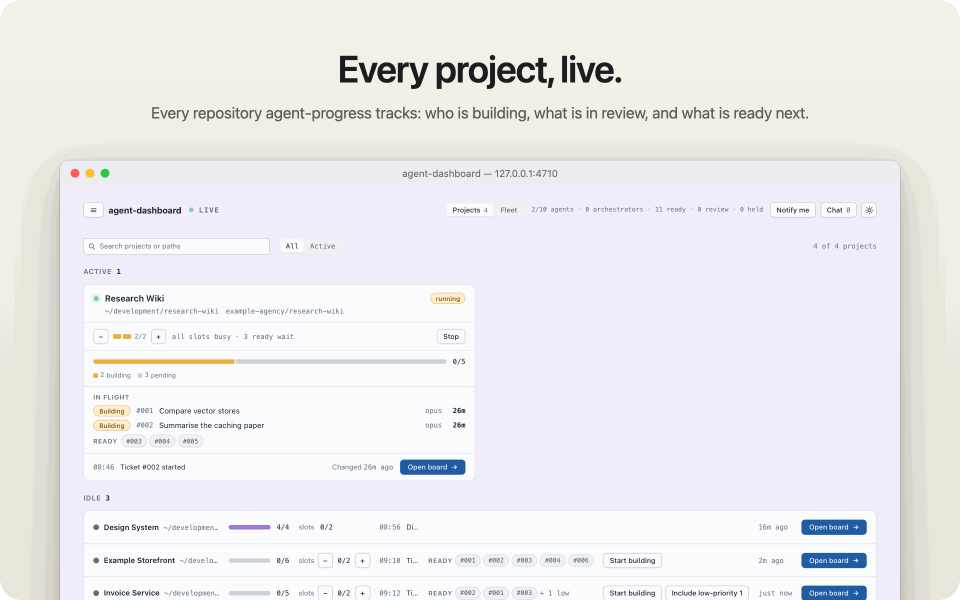
#> input picture docs/images/panel-watch.gif, 1920 x 1200 px, given in place of panel-watch.png, which was not available (shown at 1/2 size)
$ python -i compose.py   (imports and definitions only)
#> lines starting #> are read from the running program, lines starting #| are printed output that depends on the picture; after the words box and inside, x2 and y2 are one past the last pixel; in counts of white or black regions, pixels touching at a corner belong together; pictures that were not available may be replaced by others from this repository, and a replacement may not be noted
"""The README graphics' layout: which dashboard views the director photographs, how the panels, window frames, terminal and
diagram are composed from them, and how the animated hero is assembled.

Usage: python3 compose.py base-jobs|pages|hero-gif|optimise|sheet <build folder>
"""
import html
import json
import os
import sys

from PIL import Image

HERE = os.path.dirname(os.path.abspath(__file__))
REPOSITORY = os.path.dirname(HERE)

VIEWPORT_WIDTH = 1440
STOREFRONT_BOARD = '#/projects/example-storefront'

PANEL_WIDTH = 1280
PANEL_HEIGHT = 800
PANEL_SCALE = 1.5
WINDOW_WIDTH = 1120
WINDOW_TOP = 214
WINDOW_BAR_HEIGHT = 34
# The window runs this far past the panel's bottom edge, so it reads as standing on it rather than ending inside it.
WINDOW_OVERHANG = 40
WINDOW_CONTENT_HEIGHT = PANEL_HEIGHT - WINDOW_TOP - WINDOW_BAR_HEIGHT + WINDOW_OVERHANG
# Each view is photographed at the window's own proportions, so its whole height fills the panel window.
VIEWPORT_HEIGHT = round(WINDOW_CONTENT_HEIGHT * VIEWPORT_WIDTH / WINDOW_WIDTH)
FRAME_SCALE = 1.5

HERO_ANIMATION_FIRST_FRAME_MILLISECONDS = 900
HERO_ANIMATION_FRAME_MILLISECONDS = 260
HERO_ANIMATION_LAST_FRAME_MILLISECONDS = 3000
GIF_TRANSPARENT_INDEX = 255

PANELS = [
    {'name': 'panel-watch', 'theme': 'light', 'headline': 'Every project, live.',
     'subhead': 'Every repository agent-progress tracks: who is building, what is in review, and what is ready next.',
     'layers': [{'image': 'overview-light.png'}]},
    {'name': 'panel-fleet', 'theme': 'light', 'headline': 'The whole fleet in one table.',
     'subhead': 'Each crew, its slots and its queue on one line, and what needs you in a column beside them.',
     'layers': [{'image': 'fleet-light.png'}]},
    {'name': 'panel-board', 'theme': 'light', 'headline': 'Each board, one click away.',
     'subhead': 'The project’s own agent-progress page, with its crew, slots and run controls above it.',
     'layers': [{'image': 'board-light.png'}]},
    {'name': 'panel-chat', 'theme': 'dark', 'headline': 'Answer your agents in one place.',
     'subhead': 'Every orchestrator and product owner, the questions waiting for you, and the context behind each one.',
     'layers': [{'image': 'chat-dark.png'}]},
    {'name': 'panel-product-owner', 'theme': 'light', 'headline': 'File tickets by talking.',
     'subhead': 'Start a product owner beside the orchestrator; it files the tickets you agree on through the agent-progress CLI.',
     'layers': [{'image': 'crew-light.png'}]},
    {'name': 'panel-themes', 'theme': 'split', 'headline': 'Light or dark. Your call.',
     'subhead': 'One choice shared with every board it embeds: follow the system, or pick Light or Dark.',
     'layers': [{'image': 'overview-light.png'}, {'image': 'overview-dark.png', 'split': True}]},
]

FRAMES = [
    ('frame-overview-light', 'light', 'overview-light.png'),
    ('frame-overview-dark', 'dark', 'overview-dark.png'),
    ('frame-board-dark', 'dark', 'board-dark.png'),
]

PALETTES = {
    'light': {'background': 'linear-gradient(180deg,#F4F1EA 0%,#ECE7DC 100%)', 'headline': '#1D1D1F', 'subhead': '#5F5E5A',
              'windowBar': '#ECECEC', 'windowTitle': '#6E6E73', 'windowBorder': 'rgba(0,0,0,.12)'},
    'split': {'background': 'linear-gradient(115deg,#F4F1EA 50%,#1C1D22 50%)', 'headline': '#1D1D1F', 'subhead': '#5F5E5A',
              'windowBar': '#ECECEC', 'windowTitle': '#6E6E73', 'windowBorder': 'rgba(0,0,0,.14)'},
    'dark': {'background': 'linear-gradient(180deg,#26272E 0%,#151519 100%)', 'headline': '#F5F5F7', 'subhead': '#A1A1A6',
             'windowBar': '#2C2C31', 'windowTitle': '#98989D', 'windowBorder': 'rgba(255,255,255,.10)'},
}
# The split background's edge at 115deg, as the percentages where it crosses the top and bottom of the window's content box.
SPLIT_ANGLE_TANGENT = 0.4663
WINDOW_TITLE = 'agent-dashboard — 127.0.0.1:4710'
FONT = "-apple-system,BlinkMacSystemFont,'SF Pro Display','Segoe UI',Helvetica,Arial,sans-serif"
MONO_FONT = "'SF Mono',ui-monospace,Menlo,Consolas,monospace"

TERMINALS = {
    'terminal-setup': {'title': 'zsh — agent-dashboard', 'lines': [
        ('prompt', '~/development/agent-dashboard', './setup.sh'),
        ('blank',), ('bold', '1/4 Dependencies (bun install)'), ('ok', 'dependencies installed (bun install in ~/development/agent-dashboard)'),
        ('blank',), ('bold', '2/4 The pre-commit hook (git config core.hooksPath)'), ('ok', 'core.hooksPath set to .githooks'),
        ('blank',), ('bold', '3/4 The global agent-dashboard command (bun link)'), ('ok', 'agent-dashboard is on your PATH (~/.bun/bin/agent-dashboard)'),
        ('blank',), ('bold', '4/4 Where claude and agent-progress live (executables.json)'), ('ok', 'claude found at ~/.local/bin/claude'),
        ('ok', 'agent-progress found at ~/.bun/bin/agent-progress'),
        ('ok', 'recorded in ~/.agent-progress-monitor/agent-dashboard/executables.json, for a dashboard server started without them on PATH'),
        ('blank',), ('bold', 'Tooling ready.'),
    ]},
    'terminal-open': {'title': 'zsh — ~', 'lines': [
        ('prompt', '~', 'agent-dashboard'),
        ('plain', 'Started the dashboard server at http://127.0.0.1:4710'),
        ('prompt', '~', 'agent-dashboard status'),
        ('plain', 'The dashboard server runs at http://127.0.0.1:4710, its board pages at http://127.0.0.1:4711 (pid 48213, version 0.1.0).'),
        ('prompt', '~', 'agent-dashboard stop'),
        ('plain', 'Stopped the dashboard server at http://127.0.0.1:4710 (pid 48213).'),
    ]},
}
TERMINAL_WIDTH = 860
# A line longer than the window wraps under itself, so the window's height is measured from the page, not counted.
TERMINAL_MAXIMUM_HEIGHT = 900
TERMINAL_LINE_HEIGHT = 21
TERMINAL_PADDING = 18


# [12 lines left out: functions write_json, write_page, not called in this run]


def window_scale():
    return PANEL_SCALE * WINDOW_WIDTH / VIEWPORT_WIDTH


# [23 lines left out: function base_jobs, not called in this run]


def image_layer(layer_image, window_width):
    return f'<img src="../shots/{layer_image}" style="position:absolute;left:0;top:0;width:{window_width}px">'


# [4 lines left out: function window_markup, not called in this run]


PANEL_WINDOW_SHADOW = '0 24px 60px rgba(0,0,0,.22),0 6px 18px rgba(0,0,0,.10)'
FRAME_WINDOW_SHADOW = '0 22px 50px rgba(0,0,0,.20),0 5px 14px rgba(0,0,0,.08)'


# [7 lines left out: function window_styles, not called in this run]


def split_text(light, dark):
    return (f'background:linear-gradient(115deg,{light} 50%,{dark} 50%) fixed;-webkit-background-clip:text;'
            'background-clip:text;color:transparent')


# [38 lines left out: functions split_clip_polygon, panel_page, not called in this run]


FRAME_BORDERS = {'light': 'rgba(0,0,0,.12)', 'dark': 'rgba(255,255,255,.12)'}


# [79 lines left out: functions frame_page, terminal_line_markup, terminal_page, transparent_job, pages, svg_size, not called in this run]


def assemble_hero_animation(build):
    """panel-watch.png with each animation frame laid into its window, the panel's rounded corners kept transparent."""
#> called with build = '../docs/images/panel-board.png'
    panel = Image.open(f'{build}/images/panel-watch.png').convert('RGBA')
#> panel is the input picture: PIL image 1920x1200 RGBA; mean R, G, B, A 236.8, 234.7, 236.8, 254.8
    window_left = round((PANEL_WIDTH - WINDOW_WIDTH) // 2 * PANEL_SCALE)
    content_top = round((WINDOW_TOP + WINDOW_BAR_HEIGHT) * PANEL_SCALE)
    content_size = (round(WINDOW_WIDTH * PANEL_SCALE), panel.height - content_top)
#> content_size = (1680, 828)
    frame_folder = f'{build}/hero-frames'
    frame_paths = sorted(os.path.join(frame_folder, name) for name in os.listdir(frame_folder) if name.endswith('.png'))
    composed = []
    for path in frame_paths:
        frame = Image.open(path).convert('RGBA')
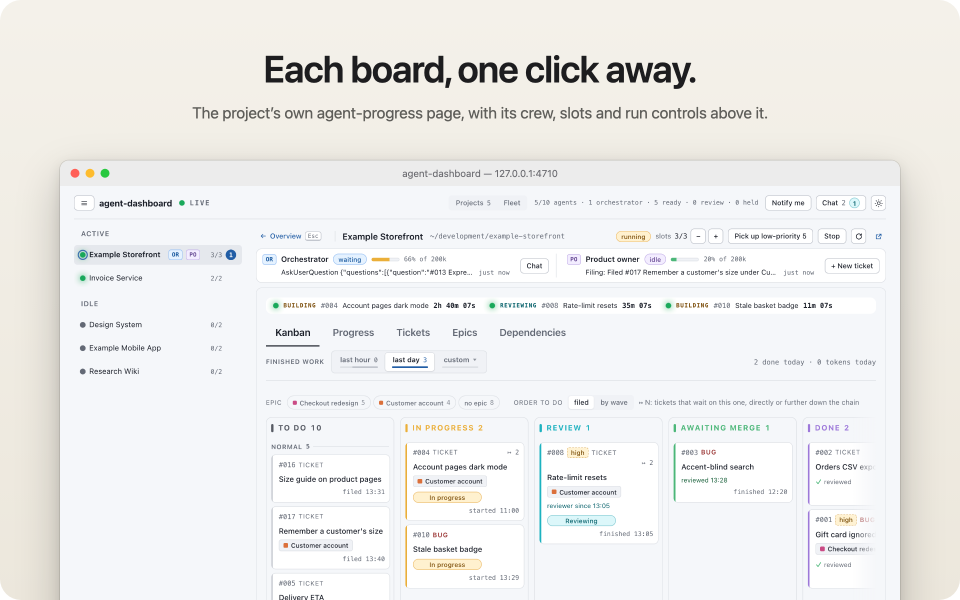
#> input picture docs/images/panel-board.png, 1920 x 1200 px, given as the content of the folder ../docs/images/panel-board.png/hero-frames, which was not available (shown at 1/2 size)
#> frame is the input picture: PIL image 1920x1200 RGBA; mean R, G, B, A 237.8, 237.7, 236.2, 254.8
        frame = frame.resize((content_size[0], round(frame.height * content_size[0] / frame.width)), Image.LANCZOS).crop((0, 0, *content_size))
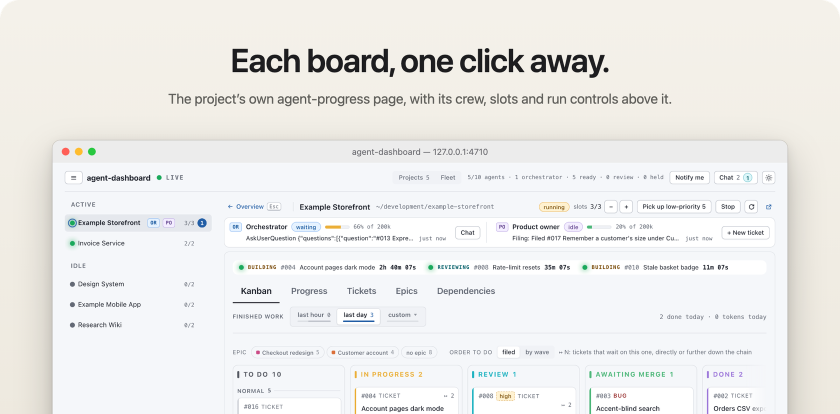
#> frame: PIL image 1680x828 RGBA (shown at 1/2 size); mean R, G, B, A 236.8, 236.5, 234.6, 254.9; transparent parts drawn white
        canvas = panel.copy()
        canvas.paste(frame, (window_left, content_top))
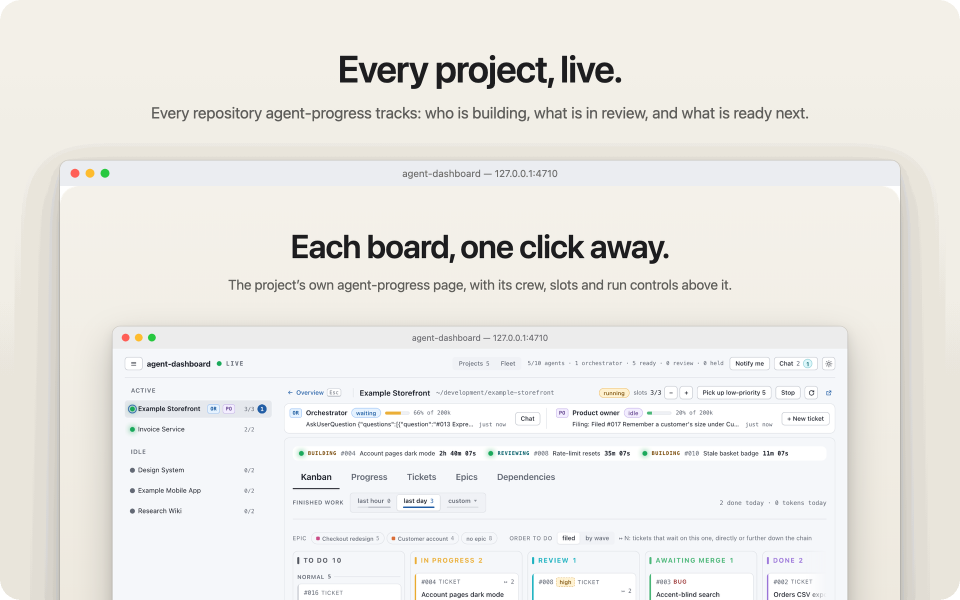
#> canvas: PIL image 1920x1200 RGBA (shown at 1/2 size); mean R, G, B, A 235.1, 233.8, 229.9, 254.8; transparent parts drawn white
        canvas.putalpha(panel.getchannel('A'))
        composed.append(canvas)
    sampled = composed[::4] + [composed[-1]]
#> sampled = 2 items
    montage = Image.new('RGB', (panel.width, panel.height * len(sampled)))
#> montage: PIL image 1920x2400 RGB; every value is 0
    for index, frame in enumerate(sampled):
        montage.paste(frame.convert('RGB'), (0, index * panel.height))
#> this loop made 2 passes
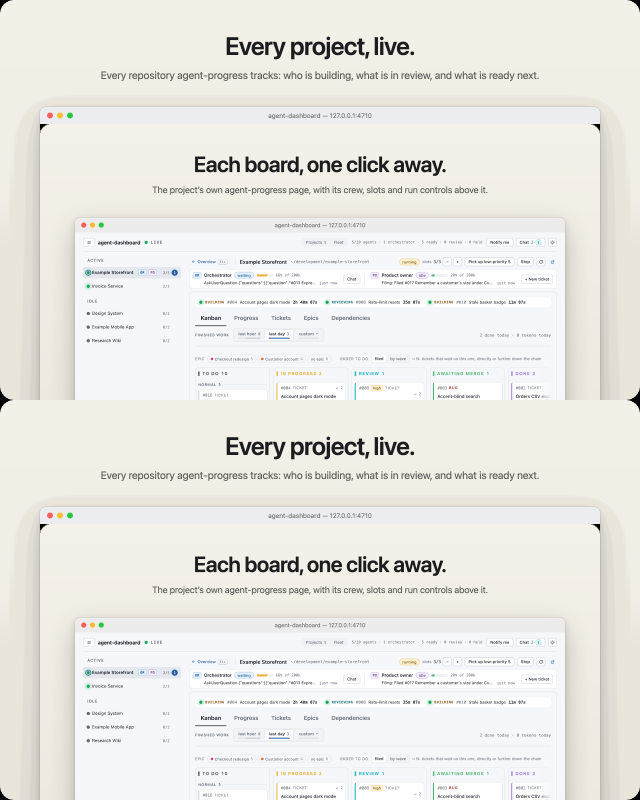
#> montage: PIL image 1920x2400 RGB (shown at 1/3 size); mean R, G, B 235.1, 233.8, 229.9
    # Median cut drops the rare colours (the status dots, the slot cells); octree keeps them.
    palette_source = montage.quantize(colors=GIF_TRANSPARENT_INDEX, method=Image.Quantize.FASTOCTREE)
    transparent = panel.getchannel('A').point(lambda alpha: 255 if alpha < 128 else 0)
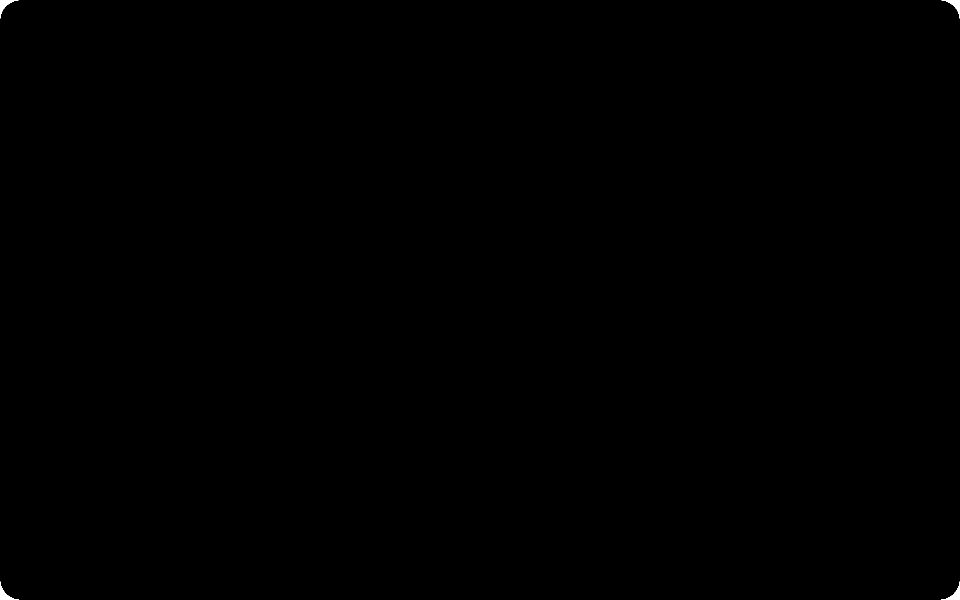
#> transparent: PIL image 1920x1200 L (shown at 1/2 size); 0.07% white; 4 white regions, box (x1, y1, x2, y2) and area: (1882, 1163, 1920, 1200) 390, (0, 1163, 38, 1200) 389, (0, 0, 37, 37) 384, (1883, 0, 1920, 37) 384
    paletted = []
    for frame in composed:
        quantized = frame.convert('RGB').quantize(palette=palette_source, dither=Image.Dither.NONE)
        quantized.paste(GIF_TRANSPARENT_INDEX, mask=transparent)
        paletted.append(quantized)
#> this loop made 1 pass
#> after the loop, paletted = 1 item
    durations = ([HERO_ANIMATION_FIRST_FRAME_MILLISECONDS] + [HERO_ANIMATION_FRAME_MILLISECONDS] * (len(paletted) - 2)
                 + [HERO_ANIMATION_LAST_FRAME_MILLISECONDS])
#> durations = [900, 3000]
    paletted[0].save(f'{build}/images/panel-watch.gif', save_all=True, append_images=paletted[1:], duration=durations, loop=0,
                     optimize=True, disposal=1, transparency=GIF_TRANSPARENT_INDEX)


# [26 lines left out: functions optimise, contact_sheet, not called in this run]


# [8 lines not run here, left out]

>>> result = assemble_hero_animation('../docs/images/panel-board.png')
